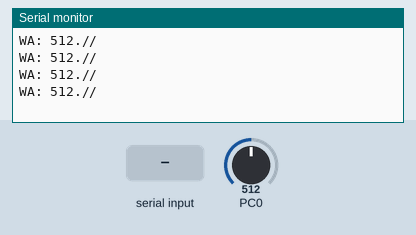
Recording of a program running on a simulated ATmega328P, built with avr-gcc and emulated at 16 MHz. Shown: the last lines printed to the serial monitor. The inputs (shaded band) are chosen by the test bench; at power-on: PC0 = 512.

Above: at 1.2 s.
1.3 s: PC0 set to 107
At 1.52 s:
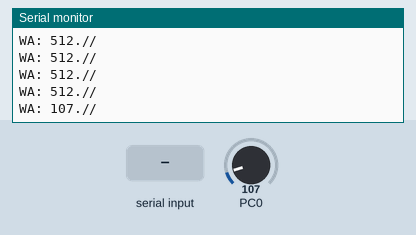
2.8 s: PC0 set to 93
At 3.0 s:
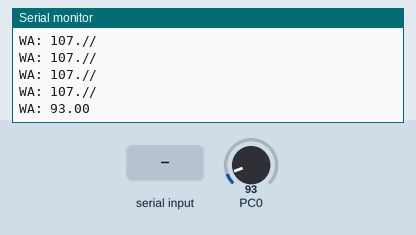

The program:

main.c
```c
#define F_CPU 16000000UL

#include <avr/io.h>
#include <util/delay.h>
#include <avr/interrupt.h>
#include <math.h>

#include "UART/UART.h"

void ADC_init()
{
	// Output right
	ADMUX &=~ (1<<ADLAR);

	// Voltage Reference
	ADMUX |= (1<<REFS0);
	ADMUX &=~ (1<<REFS1);

	// Freq divisor
	ADCSRA |= (1<<ADPS0);
	ADCSRA |= (1<<ADPS1);
	ADCSRA |= (1<<ADPS2);
}

float ADC_GetData(int canal)
{
	// Selección del canal de l ADC //
	ADMUX &=~  0x0F;
	ADMUX |=  canal;

	// Encendemos en ADC
	ADCSRA |= (1<<ADEN);
	_delay_us(10);	// Esperamos a que caliente

	// Mandamos el muestreo
	ADCSRA |= (1<<ADSC);

	// Esperamos a que muestree, leyendo el flag
	while( !(ADCSRA & (1<<ADIF)) );
	ADCSRA |= (1<<ADIF);	// Reiniciamos el flag

	// Apagamos el ADC
	ADCSRA &=~ (1<<ADEN);

	return ADC;
}

int main(void)
{
	cli();

	float val = 0;
	int a;

    DDRB = 1<<DDB0;

	ADC_init();
	UART_init();
	_delay_ms(10);

	sei();

	for (int i=0; i<25; i++)
	{
		//- a = 400 -> 0°
		a = 400;
		PORTB = 1<<PORTB0;
		_delay_us(a);
		PORTB = 0<<PORTB0;

		_delay_us(20000-a);
	}

    while (1)
    {

		val = ADC_GetData(0);
		UART_write_txt("WA: ");
		UART_write_data((float)val);
		UART_write('\n');

		//- NO SE PUEDE USAR EL DELAY CON VARIABLES

		//- max 1400 - 2024
		//- min 400 - x
		a = (int)val * 1400 / 1024;

		for (int i=0; i<10; i++)
		{
			PORTB = 1<<PORTB0;
			_delay_us(a);
			PORTB = 0<<PORTB0;

			_delay_us(20000-a);
		}

		/*

		for (int i=0; i<10; i++)
		{
			//- a = 400 -> 0°
			int a = 400;
			PORTB = 1<<PORTB0;
			_delay_us(a);
			PORTB = 0<<PORTB0;

			_delay_us(20000-a);
		}

		for (int i=0; i<25; i++)
		{
			//- a = 1400 -> 90°
			int a = 1400;
			PORTB = 1<<PORTB0;
			_delay_us(a);
			PORTB = 0<<PORTB0;

			_delay_us(20000-a);
		}
		for (int i=0; i<25; i++)
		{
			//- a = 400 -> 180°
			int a = 2400;
			PORTB = 1<<PORTB0;
			_delay_us(a);
			PORTB = 0<<PORTB0;

			_delay_us(20000-a);
		}
		*/
    }
}
```

UART.c
```c
/*
 * UART.c
 *
 * Created: 27/10/2021 12:31:24
 *  Author: Alessandro
 */
#include "UART.h"

void UART_init()
{
	DDRD |=  (1<<DDD1);	//- PD1 -> TX
	DDRD &=~ (1<<DDD0);	//- PD0 -> RX

	UCSR0A = (0<<TXC0)|(0<<U2X0)|(0<<MPCM0);
	UCSR0B = (1<<RXCIE0)|(0<<TXCIE0)|(0<<UDRIE0)|(1<<RXEN0)|(1<<TXEN0)|(0<<UCSZ02)|(0<<TXB80);
	UCSR0C = (0<<UMSEL01)|(0<<UMSEL00)|(0<<UPM01)|(0<<UPM00)|(0<<USBS0)|(1<<UCSZ01)|(1<<UCSZ00)|(0<<UCPOL0);

	UBRR0 = 103;		//- No duplica la velocidad 9600 a 160000
}

unsigned char UART_read()
{
	if( UCSR0A & (1<<7) )
	{
		return UDR0;
	}
	else
	{
		return 0;
	}
}

void UART_write(unsigned char caracter)
{
	while( !( UCSR0A & (1<<5)) );
	UDR0 = caracter;
}

void UART_write_txt(char* cadena)
{
	while ( *cadena != 0x00 )
	{
		UART_write(*cadena);
		cadena++;
	}
}

void UART_write_data(float dato)
{
	int16_t data =  (int16_t)dato;
	uint8_t cantidad = 0;
	bool signo = true; //true => '+' / false => '-'/
	uint8_t numeros[10];

	if (data<0){
		signo = false;
		data = data*-1;
		dato = dato*-1;
	}

	for(int i=0; i<11; i++){
		if ( data/10 > 0 ){
			cantidad++;
			numeros[i] =  data%(10) ;
			data = data/(10);

			}else{
			if (data!=0){
				cantidad++;
				numeros[i] = data;
			}
			break;
		}
	}

	if(signo==false){
		UART_write(45);
	}
	if (cantidad == 0 ){
		cantidad++;
		numeros[0] = 0;
	}

	for (int i =1; i<cantidad+1; i++){
		UART_write(numeros[cantidad-i] + 48);
		dato = dato - numeros[cantidad-i]*pow(10,cantidad-i);
	}
	UART_write(46);
	for (int i = 0; i < 2; i++){
		dato = dato*10;
		UART_write(dato+48);
		dato = dato - (int8_t)dato;
	}
}
```

UART.h
```c
/*
 * UART.h
 *
 * Created: 27/10/2021 12:32:01
 *  Author: Alessandro
 */


#ifndef UART_H_
#define UART_H_

	#define F_CPU 16000000UL // 16 MHz clock speed

	#include <avr/io.h>
	#include <stdbool.h>
	#include <math.h>

	void UART_init();
	unsigned char UART_read();
	void UART_write(unsigned char);
	void UART_write_txt(char*);
	void UART_write_data(float);

#endif /* UART_H_ */
```

Measured:
- the behaviour switches between 100 and 99 on PC0 (found by bisection; images 1 and 2)
- after the input at 1.3 s, the serial monitor: prints a new line after 0.06 s (image 1)
- after the input at 2.8 s, the serial monitor: prints a new line at once (image 2)
